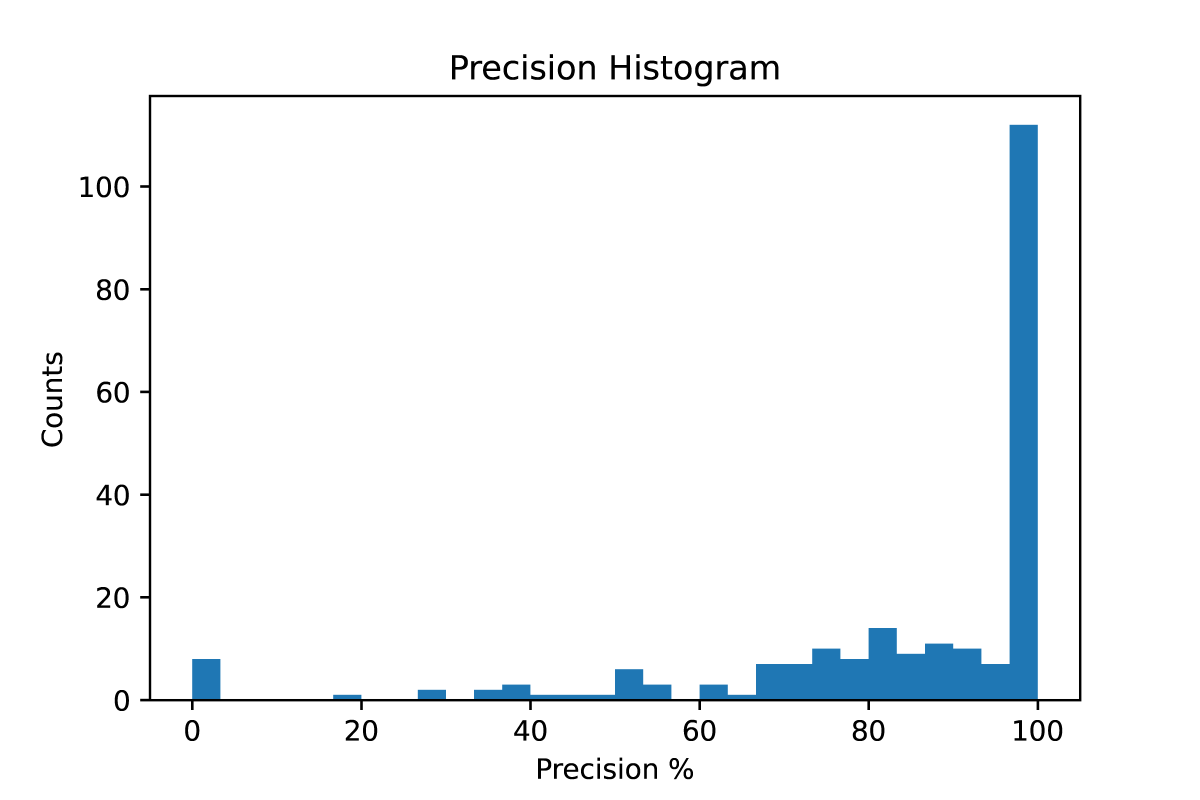
#> input picture precision.png, 6000 x 4000 px, found by its file name (shown at 1/5 size)
$ python legend_detector_v1.py precision.png   (older library calls are emulated)
#> lines starting #> are read from the running program, lines starting #| are printed output that depends on the picture; after the words box and inside, x2 and y2 are one past the last pixel; in counts of white or black regions, pixels touching at a corner belong together
import json
import math
import re
import statistics
import sys
import warnings
from difflib import SequenceMatcher

import imutils
import numpy as np
import pandas as pd
import pytesseract
from cv2 import cv2
from sklearn.neighbors import NearestNeighbors
from tqdm import tqdm

def set_whitelist(print_out):
    special_char = ' /&$(),-.!:>*'
    numbers_char = '0123456789'
    lower_char = 'abcdefghijklmnopqrstuvwxyz'
    upper_char = 'ABCDEFGHIJKLMNOPQRSTUVWXYZ'
    french_char = 'é'  # as seen in the word 'café',otherwise it will be recognized as 'cafe' with low confidence
    custom_char = special_char + numbers_char + lower_char + upper_char + french_char
    if print_out:
        print(
            f'''\033[1mOCR whitelist:\033[0m
        \033[1mspecial char:\033[0m
        {special_char}

        \033[1mnumbers:\033[0m
        {numbers_char}

        \033[1mfrench:\033[0m
        {french_char}

        \033[1mlower & upper:\033[0m
        {lower_char + upper_char}
        '''
        )
    return custom_char


def read_image(filename, resized_diagonal=None):
    rgb = None
    extension = {'png', 'jpg', 'jpeg'}
    if len(filename.split('.')) == 2:
        filename, ext = filename.split('.')
    if ext.lower() in extension:
        rgb = cv2.imread(f'{filename}.{ext}')  # read to greyscale
    elif ext == 'gif':
        cap = cv2.VideoCapture(f'{filename}.gif')
        _, rgb = cap.read()
        cap.release()
    if rgb is None:
        warnings.warn('file type not supported')
    gray = cv2.cvtColor(rgb, cv2.COLOR_BGR2GRAY)
    if resized_diagonal is not None:
        h, w, _ = rgb.shape
        resized_width = int(resized_diagonal * w / math.sqrt(w ** 2 + h ** 2))
        resized_rgb = imutils.resize(rgb, width=resized_width)
        resized_gray = imutils.resize(gray, width=resized_width)
        return resized_rgb, resized_gray, w / resized_width, rgb, filename.split('/')[-1]
    else:
        return rgb, gray, 1, rgb, filename.split('/')[-1]


# [10 lines left out: function show_images, not called in this run]


def canny_filled(gray):
    Height, Width = gray.shape[:2]
    canny = cv2.Canny(gray, 50, 100)  # detect edge
    '''morph must use odd number!!'''
    filled = cv2.morphologyEx(canny, cv2.MORPH_CLOSE, np.ones((1, 5), dtype=int))
    '''extract CC whose area < 16 and calculate'''
    _, _, stats, _ = cv2.connectedComponentsWithStats(filled, connectivity=8, ltype=cv2.CV_32S)
    counter = 0
    filtered_stats_x = []
    filtered_stats_y = []
    for x, y, w, h, A in stats:
        if A < 16:
            filtered_stats_x.append(x / Width)
            filtered_stats_y.append(y / Height)
            counter += 1
    sd_x = np.std(filtered_stats_x) * 100
    sd_y = np.std(filtered_stats_y) * 100
    if counter > 800 and min(sd_x, sd_y) >= 20:
        canny = cv2.Canny(gray, 100, 200)
    return canny


def CC_n_OCR(bw, rgb, whitelist, recog_txt_dict, pix, desc, criteria, psm):
    Height, Width = rgb.shape[:2]
    _, _, stats, _ = cv2.connectedComponentsWithStats(bw, connectivity=8, ltype=cv2.CV_32S)
    recognition_results = dict()
    stats_filter = []
    for x, y, w, h, A in stats:
        if (x, y, w, h) in recog_txt_dict.keys():
            results = recog_txt_dict[(x, y, w, h)]
            loc, conf, text = results['loc'], results['conf'], results['text']
            recognition_results[(x, y, w, h)] = {'loc': loc, 'conf': conf, 'text': text}
        elif criteria(w, h):
            stats_filter.append((x, y, w, h, A))
    for x, y, w, h, A in tqdm(stats_filter, ncols=100, desc=desc):
        if x >= pix and y >= pix and x + w <= Width + 1 and y + h <= Height + 1:
            x -= pix
            y -= pix
            w += 2 * pix
            h += 2 * pix
        ocr_area = rgb[y:y + h, x:x + w]
        if (x, y, w, h) in recog_txt_dict.keys():
            results = recog_txt_dict[(x, y, w, h)]
            loc, conf, text = results['loc'], results['conf'], results['text']
        else:
            results = pytesseract.image_to_data(ocr_area, output_type=pytesseract.Output.DICT,
                                                config=f"-c tessedit_char_whitelist='{whitelist}' --psm {psm}")
            loc, conf, text = [], [], []
            for i in range(len(results['conf'])):
                if int(results["conf"][i]) >= 0:  # record results that have none negative confidence
                    loc.append((int(results['left'][i]), int(results['top'][i]),
                                int(results['width'][i]), int(results['height'][i])))
                    conf.append(results['conf'][i])
                    text.append(results['text'][i])
        recognition_results[(x, y, w, h)] = {'loc': loc, 'conf': conf, 'text': text}
    return recognition_results


# [244 lines left out: functions initial_result_filter, format_text_box, check_result, text_symbol_refit, text_split, text_narrow and 1 more, not called in this run]


def round_odd(num):
    return int(num // 2 * 2 + 1)


# [528 lines left out: functions get_search_box, connect_bounding_box, symbol_search, check_sym_txt, center_dist, merge_box and 7 more, not called in this run]


def main(filename):
    text_color = (0, 255, 0)  # text
    symbol_color = (0, 0, 255)  # symbol
    search_box_color = (255, 0, 0)  # search box
    '''read files'''
    rgb, gray, ratio, rgb_original, filename = read_image(f'corpus/{filename}', resized_diagonal=2500)
#> in read_image, rgb is the input picture: shape (4000, 6000, 3); mean B, G, R 248.6, 246.5, 243.6
#> in read_image, `gray = cv2.cvtColor(rgb, cv2.COLOR_BGR2GRAY)`:
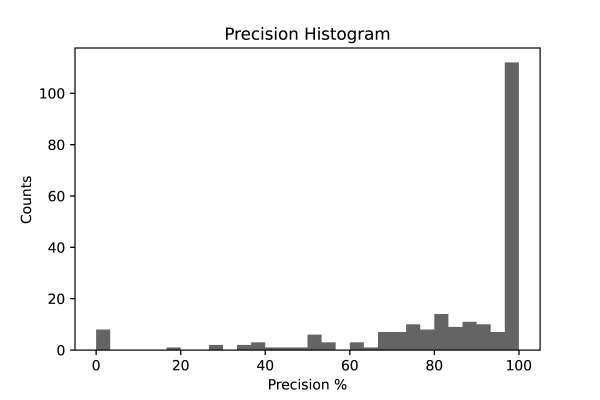
#> gray: shape (4000, 6000) (shown at 1/10 size); min 0, max 255, mean 245.9
#> ratio = 2.88; filename = 'precision'
    # rgb,gray,ratio,rgb_original = read_image(f'others/test_img/{filename}',resized_diagonal=2500)
    Height, Width = rgb.shape[:2]

    # get canny edge and filled
    canny = canny_filled(gray)
#> in canny_filled, `canny = cv2.Canny(gray, 50, 100)`:
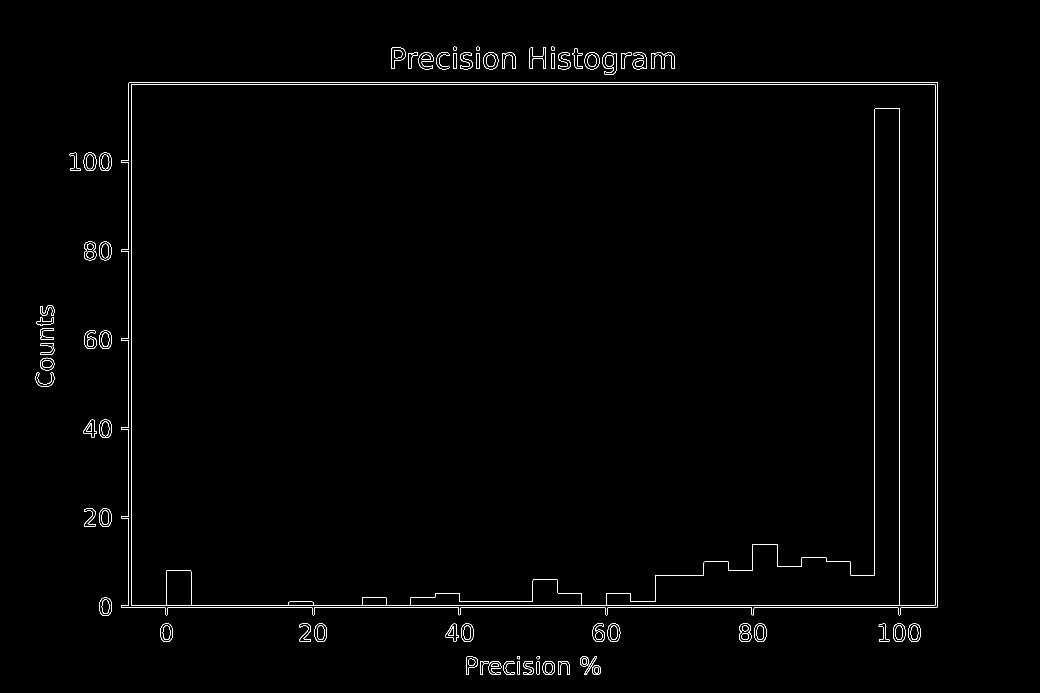
#> canny: shape (1386, 2080) (shown at 1/2 size); 0.84% white in thin lines or dots, all inside (x1, y1, x2, y2) = (71, 93, 1875, 1350)
#> in canny_filled, `filled = cv2.morphologyEx(canny, cv2.MORPH_CLOSE, np.ones((1, 5), dtyp..`:
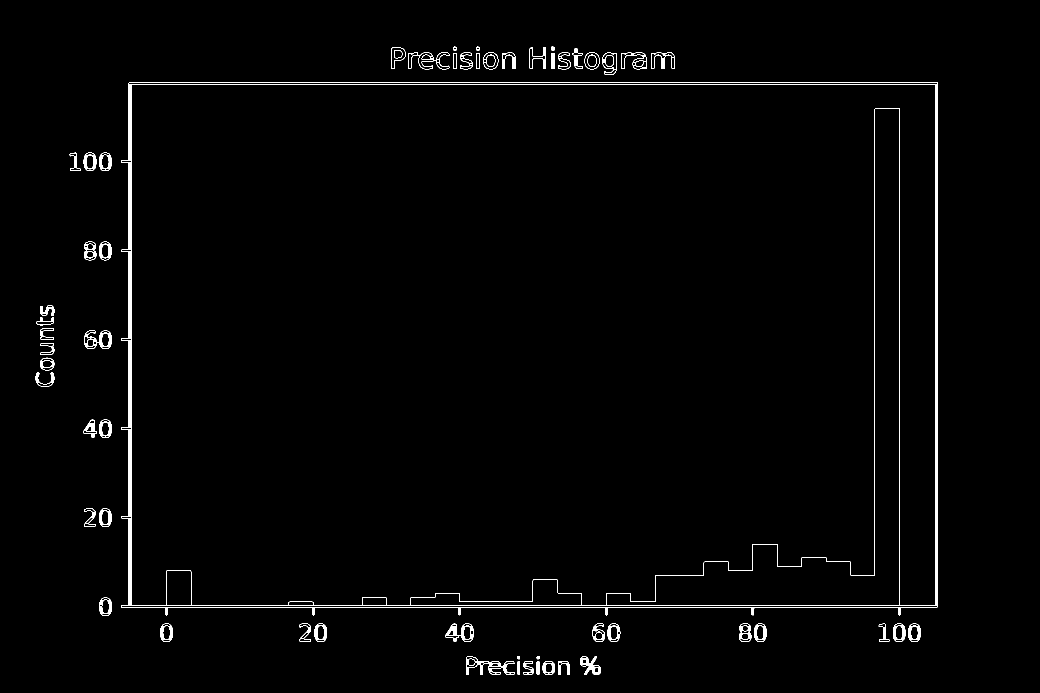
#> filled: shape (1386, 2080) (shown at 1/2 size); 1.3% white; 58 white regions, largest, box (x1, y1, x2, y2) and area: (243, 164, 1875, 1231) 22074, (932, 1313, 1029, 1350) 931, (891, 1247, 948, 1284) 709
#> in canny_filled, `_, _, stats, _ = cv2.connectedComponentsWithStats(filled, connectivity..`: stats = 59 rows, first 6: [0, 0, 2080, 1386, 2844376], [906, 93, 7, 8, 29], [952, 93, 7, 8, 29], [1103, 93, 6, 8, 46], [783, 95, 28, 43, 133], [1059, 95, 33, 43, 358]
#> the loop in canny_filled, `for x, y, w, h, A in stats:` made 59 passes
#> after the loop in canny_filled, `for x, y, w, h, A in stats:`: counter = 0; filtered_stats_x = []
#> in canny_filled, `sd_x = np.std(filtered_stats_x) * 100`: sd_x = nan

    # delete long vertical lines
    mask_y = np.ones((91, 1), dtype=np.uint8)
    y = cv2.morphologyEx(canny, cv2.MORPH_OPEN, mask_y, iterations=1)
#> y: shape (1386, 2080); 0.21% white in thin lines or dots, all inside (x1, y1, x2, y2) = (257, 164, 1875, 1215)
    canny -= y
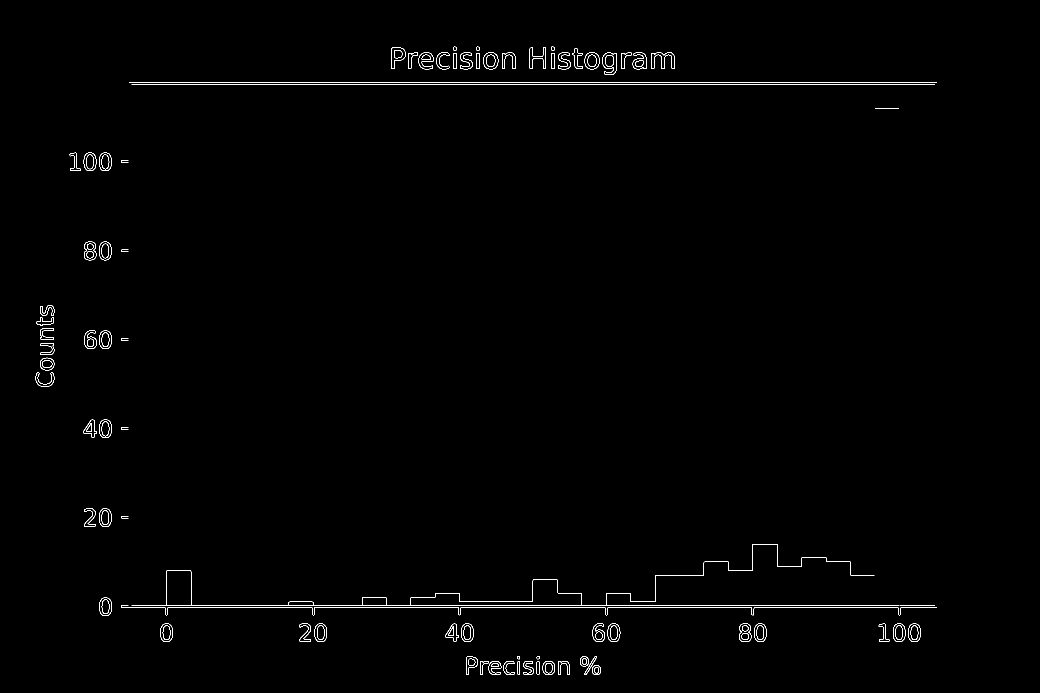
#> canny: shape (1386, 2080) (shown at 1/2 size); 0.63% white in thin lines or dots, all inside (x1, y1, x2, y2) = (71, 93, 1874, 1350)
    # delete long horizontal lines
    mask_x = np.ones((1, 99), dtype=np.uint8)
    x = cv2.morphologyEx(canny, cv2.MORPH_OPEN, mask_x, iterations=1)
#> x: shape (1386, 2080); 0.22% white in thin lines or dots, all inside (x1, y1, x2, y2) = (258, 164, 1874, 1216)
    canny -= x
#> (the rest of the program and of its run is left out)
